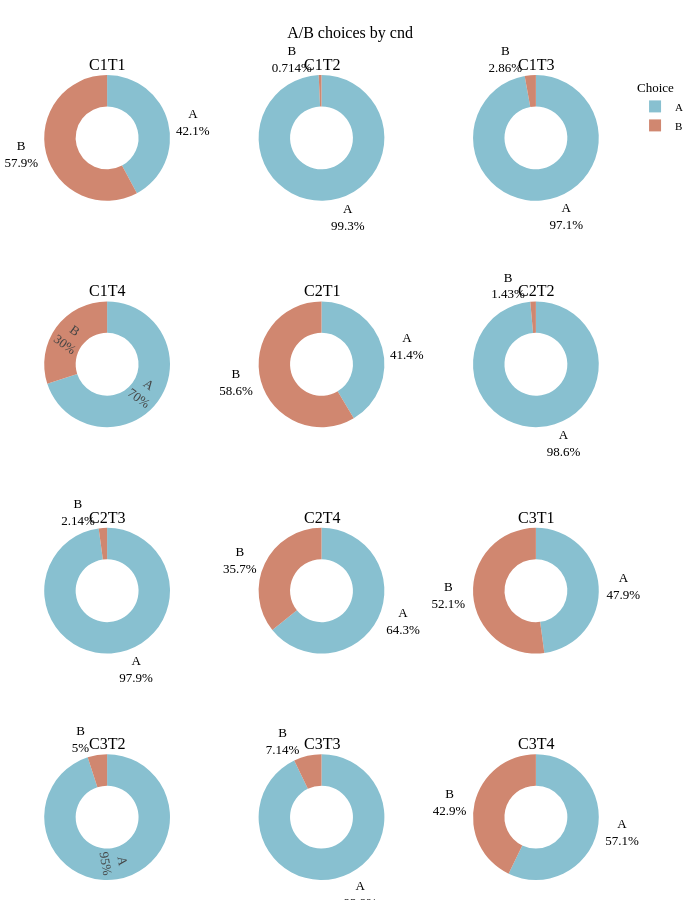
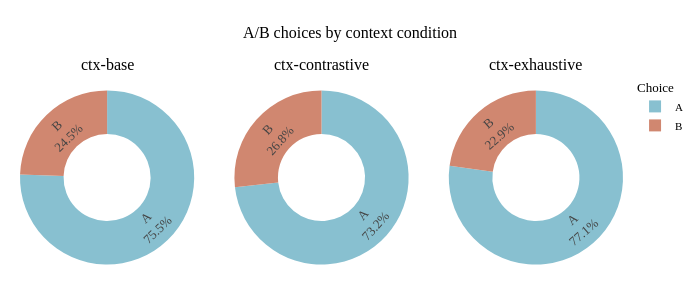

Notebook source saved alongside these figures, in order:
### Markdown cell above
#### Choice plots

Each donut shows pooled choice proportions within one condition. Slice colors distinguish A from B and do not encode exhaustive/base/contrastive conditions.

### Code cell
# Plot pooled A/B counts; the slices use choice colors rather than condition colors.
def choice_donut_figure(data, condition):
    levels = sorted(data[condition].dropna().unique(), key=str)
    columns = min(3, len(levels))
    rows = math.ceil(len(levels) / columns)
    specs = [
        [{'type': 'domain'} if column < len(levels) - row * columns else None
         for column in range(columns)]
        for row in range(rows)
    ]
    figure = make_subplots(
        rows=rows, cols=columns, specs=specs,
        subplot_titles=[str(level) for level in levels]
    )
    for index, level in enumerate(levels):
        row, column = divmod(index, columns)
        counts = (
            data.loc[data[condition].eq(level), 'choice_ab']
            .value_counts().reindex(['A', 'B'], fill_value=0)
        )
        figure.add_trace(
            go.Pie(
                labels=counts.index, values=counts.values, hole=0.5, sort=False,
                textinfo='label+percent', showlegend=index == 0,
                marker={'colors': CHOICE_COLORS},
                hovertemplate='<b>Choice %{label}</b><br>Trials: %{value}<br>Share: %{percent}<extra></extra>'
            ), row=row + 1, col=column + 1
        )
    figure.update_layout(
        title=f'A/B choices by {condition.replace("_", " ")}',
        height=max(300, rows * 200 + 100), width=FIGURE_WIDTH,
        legend_title_text='Choice', margin={'l': 20, 'r': 20, 't': 75, 'b': 20}
    )
    return figure

choice_donut_figures = {}
for condition in condition_columns:
    choice_donut_figures[condition] = choice_donut_figure(choice_data, condition)
    choice_donut_figures[condition].show()

### Figure 1 — Plotly figure (JSON) as saved in the notebook; plotly's stock layout.template omitted (floating-point values rounded to 4 significant figures)
{"data": [{"domain": {"x": [0, 0.2889], "y": [0.8438, 1]}, "hole": 0.5, "hovertemplate": "<b>Choice %{label}</b><br>Trials: %{value}<br>Share: %{percent}<extra></extra>", "labels": ["A", "B"], "marker": {"colors": ["#88c0d0", "#d08770"]}, "showlegend": true, "sort": false, "textinfo": "label+percent", "type": "pie", "values": [59, 81]}, {"domain": {"x": [0.3556, 0.6444], "y": [0.8438, 1]}, "hole": 0.5, "hovertemplate": "<b>Choice %{label}</b><br>Trials: %{value}<br>Share: %{percent}<extra></extra>", "labels": ["A", "B"], "marker": {"colors": ["#88c0d0", "#d08770"]}, "showlegend": false, "sort": false, "textinfo": "label+percent", "type": "pie", "values": [139, 1]}, {"domain": {"x": [0.7111, 1], "y": [0.8438, 1]}, "hole": 0.5, "hovertemplate": "<b>Choice %{label}</b><br>Trials: %{value}<br>Share: %{percent}<extra></extra>", "labels": ["A", "B"], "marker": {"colors": ["#88c0d0", "#d08770"]}, "showlegend": false, "sort": false, "textinfo": "label+percent", "type": "pie", "values": [136, 4]}, {"domain": {"x": [0, 0.2889], "y": [0.5625, 0.7188]}, "hole": 0.5, "hovertemplate": "<b>Choice %{label}</b><br>Trials: %{value}<br>Share: %{percent}<extra></extra>", "labels": ["A", "B"], "marker": {"colors": ["#88c0d0", "#d08770"]}, "showlegend": false, "sort": false, "textinfo": "label+percent", "type": "pie", "values": [98, 42]}, {"domain": {"x": [0.3556, 0.6444], "y": [0.5625, 0.7188]}, "hole": 0.5, "hovertemplate": "<b>Choice %{label}</b><br>Trials: %{value}<br>Share: %{percent}<extra></extra>", "labels": ["A", "B"], "marker": {"colors": ["#88c0d0", "#d08770"]}, "showlegend": false, "sort": false, "textinfo": "label+percent", "type": "pie", "values": [58, 82]}, {"domain": {"x": [0.7111, 1], "y": [0.5625, 0.7188]}, "hole": 0.5, "hovertemplate": "<b>Choice %{label}</b><br>Trials: %{value}<br>Share: %{percent}<extra></extra>", "labels": ["A", "B"], "marker": {"colors": ["#88c0d0", "#d08770"]}, "showlegend": false, "sort": false, "textinfo": "label+percent", "type": "pie", "values": [138, 2]}, {"domain": {"x": [0, 0.2889], "y": [0.2812, 0.4375]}, "hole": 0.5, "hovertemplate": "<b>Choice %{label}</b><br>Trials: %{value}<br>Share: %{percent}<extra></extra>", "labels": ["A", "B"], "marker": {"colors": ["#88c0d0", "#d08770"]}, "showlegend": false, "sort": false, "textinfo": "label+percent", "type": "pie", "values": [137, 3]}, {"domain": {"x": [0.3556, 0.6444], "y": [0.2812, 0.4375]}, "hole": 0.5, "hovertemplate": "<b>Choice %{label}</b><br>Trials: %{value}<br>Share: %{percent}<extra></extra>", "labels": ["A", "B"], "marker": {"colors": ["#88c0d0", "#d08770"]}, "showlegend": false, "sort": false, "textinfo": "label+percent", "type": "pie", "values": [90, 50]}, {"domain": {"x": [0.7111, 1], "y": [0.2812, 0.4375]}, "hole": 0.5, "hovertemplate": "<b>Choice %{label}</b><br>Trials: %{value}<br>Share: %{percent}<extra></extra>", "labels": ["A", "B"], "marker": {"colors": ["#88c0d0", "#d08770"]}, "showlegend": false, "sort": false, "textinfo": "label+percent", "type": "pie", "values": [67, 73]}, {"domain": {"x": [0, 0.2889], "y": [0, 0.1562]}, "hole": 0.5, "hovertemplate": "<b>Choice %{label}</b><br>Trials: %{value}<br>Share: %{percent}<extra></extra>", "labels": ["A", "B"], "marker": {"colors": ["#88c0d0", "#d08770"]}, "showlegend": false, "sort": false, "textinfo": "label+percent", "type": "pie", "values": [133, 7]}, {"domain": {"x": [0.3556, 0.6444], "y": [0, 0.1562]}, "hole": 0.5, "hovertemplate": "<b>Choice %{label}</b><br>Trials: %{value}<br>Share: %{percent}<extra></extra>", "labels": ["A", "B"], "marker": {"colors": ["#88c0d0", "#d08770"]}, "showlegend": false, "sort": false, "textinfo": "label+percent", "type": "pie", "values": [130, 10]}, {"domain": {"x": [0.7111, 1], "y": [0, 0.1562]}, "hole": 0.5, "hovertemplate": "<b>Choice %{label}</b><br>Trials: %{value}<br>Share: %{percent}<extra></extra>", "labels": ["A", "B"], "marker": {"colors": ["#88c0d0", "#d08770"]}, "showlegend": false, "sort": false, "textinfo": "label+percent", "type": "pie", "values": [80, 60]}], "layout": {"annotations": [{"font": {"size": 16}, "showarrow": false, "text": "C1T1", "x": 0.1444, "xanchor": "center", "xref": "paper", "y": 1, "yanchor": "bottom", "yref": "paper"}, {"font": {"size": 16}, "showarrow": false, "text": "C1T2", "x": 0.5, "xanchor": "center", "xref": "paper", "y": 1, "yanchor": "bottom", "yref": "paper"}, {"font": {"size": 16}, "showarrow": false, "text": "C1T3", "x": 0.8556, "xanchor": "center", "xref": "paper", "y": 1, "yanchor": "bottom", "yref": "paper"}, {"font": {"size": 16}, "showarrow": false, "text": "C1T4", "x": 0.1444, "xanchor": "center", "xref": "paper", "y": 0.7188, "yanchor": "bottom", "yref": "paper"}, {"font": {"size": 16}, "showarrow": false, "text": "C2T1", "x": 0.5, "xanchor": "center", "xref": "paper", "y": 0.7188, "yanchor": "bottom", "yref": "paper"}, {"font": {"size": 16}, "showarrow": false, "text": "C2T2", "x": 0.8556, "xanchor": "center", "xref": "paper", "y": 0.7188, "yanchor": "bottom", "yref": "paper"}, {"font": {"size": 16}, "showarrow": false, "text": "C2T3", "x": 0.1444, "xanchor": "center", "xref": "paper", "y": 0.4375, "yanchor": "bottom", "yref": "paper"}, {"font": {"size": 16}, "showarrow": false, "text": "C2T4", "x": 0.5, "xanchor": "center", "xref": "paper", "y": 0.4375, "yanchor": "bottom", "yref": "paper"}, {"font": {"size": 16}, "showarrow": false, "text": "C3T1", "x": 0.8556, "xanchor": "center", "xref": "paper", "y": 0.4375, "yanchor": "bottom", "yref": "paper"}, {"font": {"size": 16}, "showarrow": false, "text": "C3T2", "x": 0.1444, "xanchor": "center", "xref": "paper", "y": 0.1562, "yanchor": "bottom", "yref": "paper"}, {"font": {"size": 16}, "showarrow": false, "text": "C3T3", "x": 0.5, "xanchor": "center", "xref": "paper", "y": 0.1562, "yanchor": "bottom", "yref": "paper"}, {"font": {"size": 16}, "showarrow": false, "text": "C3T4", "x": 0.8556, "xanchor": "center", "xref": "paper", "y": 0.1562, "yanchor": "bottom", "yref": "paper"}], "height": 900, "legend": {"title": {"text": "Choice"}}, "margin": {"b": 20, "l": 20, "r": 20, "t": 75}, "title": {"text": "A/B choices by cnd"}, "width": 700}}

### Figure 2 — Plotly figure (JSON) as saved in the notebook; plotly's stock layout.template omitted (floating-point values rounded to 4 significant figures)
{"data": [{"domain": {"x": [0, 0.2889], "y": [0, 1]}, "hole": 0.5, "hovertemplate": "<b>Choice %{label}</b><br>Trials: %{value}<br>Share: %{percent}<extra></extra>", "labels": ["A", "B"], "marker": {"colors": ["#88c0d0", "#d08770"]}, "showlegend": true, "sort": false, "textinfo": "label+percent", "type": "pie", "values": [423, 137]}, {"domain": {"x": [0.3556, 0.6444], "y": [0, 1]}, "hole": 0.5, "hovertemplate": "<b>Choice %{label}</b><br>Trials: %{value}<br>Share: %{percent}<extra></extra>", "labels": ["A", "B"], "marker": {"colors": ["#88c0d0", "#d08770"]}, "showlegend": false, "sort": false, "textinfo": "label+percent", "type": "pie", "values": [410, 150]}, {"domain": {"x": [0.7111, 1], "y": [0, 1]}, "hole": 0.5, "hovertemplate": "<b>Choice %{label}</b><br>Trials: %{value}<br>Share: %{percent}<extra></extra>", "labels": ["A", "B"], "marker": {"colors": ["#88c0d0", "#d08770"]}, "showlegend": false, "sort": false, "textinfo": "label+percent", "type": "pie", "values": [432, 128]}], "layout": {"annotations": [{"font": {"size": 16}, "showarrow": false, "text": "ctx-base", "x": 0.1444, "xanchor": "center", "xref": "paper", "y": 1, "yanchor": "bottom", "yref": "paper"}, {"font": {"size": 16}, "showarrow": false, "text": "ctx-contrastive", "x": 0.5, "xanchor": "center", "xref": "paper", "y": 1, "yanchor": "bottom", "yref": "paper"}, {"font": {"size": 16}, "showarrow": false, "text": "ctx-exhaustive", "x": 0.8556, "xanchor": "center", "xref": "paper", "y": 1, "yanchor": "bottom", "yref": "paper"}], "height": 300, "legend": {"title": {"text": "Choice"}}, "margin": {"b": 20, "l": 20, "r": 20, "t": 75}, "title": {"text": "A/B choices by context condition"}, "width": 700}}
